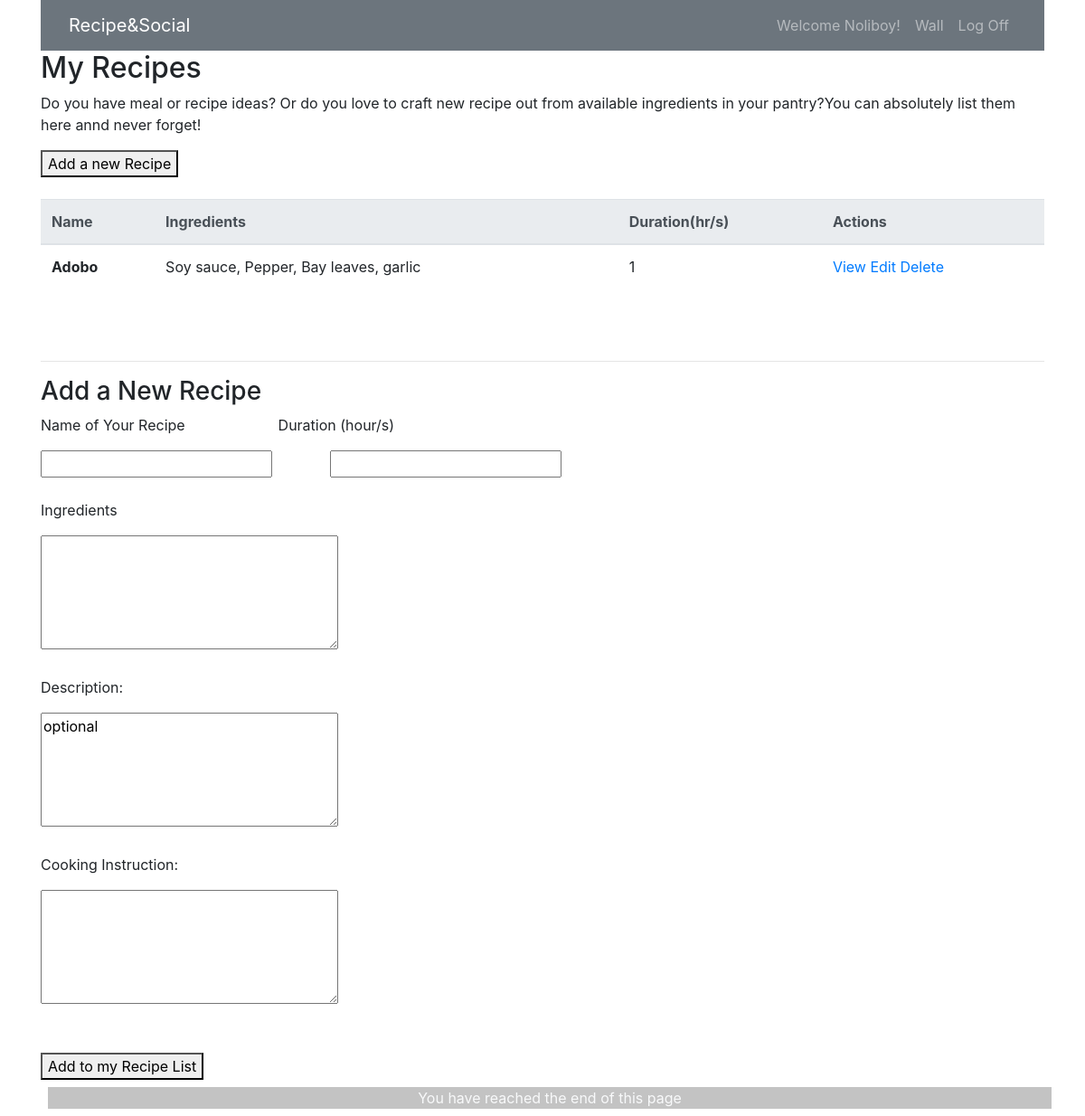
The app's page /recipes (signed in) with its own data.
### recipeandsocial_app/models.py (models this page shows, shortened)
class User(models.Model):
  first_name = models.CharField(max_length=45)
  last_name = models.CharField(max_length=45)
  email = models.EmailField(unique=True)
  password = models.CharField(max_length=255)
  created_at = models.DateTimeField(auto_now_add=True, null=True)
  updated_at = models.DateTimeField(auto_now=True, null=True)
  objects = UserManager()

class Recipe(models.Model):
  recipe_name = models.CharField(max_length=255)
  ingredients = models.CharField(max_length=255)
  cooking_instruction = models.TextField(max_length=2000)
  desc = models.TextField()
  duration = models.IntegerField()
  user = models.ForeignKey(User, related_name="recipes", on_delete=models.CASCADE)
  created_at = models.DateTimeField(auto_now_add=True, null=True)
  updated_at = models.DateTimeField(auto_now=True, null=True)
  likes = models.ManyToManyField(User, related_name="likes")
  objects = RecipeManager()

### recipeandsocial_app/views.py (the view)
# urls.py: path('recipes', views.recipes),
def recipes(request):
    if 'user_id' not in request.session:
        return HttpResponse("<h1>You must be <a href = '/login'>logged in</a> to get to your account</h1>")
    user = User.objects.get(id=request.session['user_id'])
    recipes = Recipe.objects.all()
    context = {
        "user": user,
        "recipes": recipes,
    }
    return render(request, 'list.html', context)

### recipeandsocial_app/templates/list.html (shortened to what this page needs)
<!DOCTYPE html>
<html lang="en">
<head>
    <link rel="stylesheet" href="https://maxcdn.bootstrapcdn.com/bootstrap/4.0.0/css/bootstrap.min.css"
>
</head>
<body>
    <div class="container mx-auto">
        <nav class="navbar navbar-expand-sm bg-secondary navbar-dark">
            <div class="col-sm-4 col-md-4">
                <a class="navbar-brand" href="/recipes">Recipe&Social</a>
            </div>
            <div class="col">
                <ul class="navbar-nav float-sm-right">
                    <li class="nav-item">
                        <a class="nav-link" href="#"> Welcome {{ user.first_name }}!</a>
                    </li>
                    <li class="nav-item">
                        <a class="nav-link" href="/recipes/wall">Wall</a>
                    </li>
                    <li class="nav-item">
                        <a class="nav-link" href="/logout">Log Off</a>
                    </li>
                </ul>
            </div>
        </nav>
        <h2>My Recipes</h2>
        <p>Do you have meal or recipe ideas? Or do you love to craft new recipe out from available ingredients in your pantry?You can absolutely list them here annd never forget!</p>
        <form action ="#addRecipe">
        <button>Add a new Recipe</button><br><br>
        </form>
        <table class = "table">
            <thead class="thead-light">
                <tr>
                    <th>Name</th>
                    <th>Ingredients</th>
                    <th>Duration(hr/s)</th>
                    <th>Actions</th>
                </tr>
            </thead>
            <tbody>
                {% for recipe in recipes %}
                    {% if request.session.user_id == recipe.user.id %}
                <tr>
                    <td><strong>{{ recipe.recipe_name }}</strong><br></td>
                    <td>{{ recipe.ingredients }}</td>
                    <td>{{ recipe.duration }}</td>
                    <td><a href="/recipes/{{ recipe.id }}">View  </a>
                        <a href="/recipes/{{ recipe.id }}/edit">Edit </a>
                        <a href="/recipes/{{ recipe.id }}/destroy">Delete</a></td>
                </tr>
                {% endif %} {% endfor %}
            </tbody>
        </table><br><br>
        <hr>
        <h3 id = "addRecipe"> Add a New Recipe </h3>
        <form action="/add-recipe" method="post">
            <p>Name of Your Recipe &emsp13; &emsp13; &emsp13; &emsp13; &emsp13; &emsp13; &emsp13; &emsp13; &emsp13; &emsp13; Duration (hour/s)</p>
            <input type="text" name="recipe_name" /> &emsp13; &emsp13; &emsp13; &emsp13; &emsp13; &emsp13;
            <input type="number" name="duration"/><br><br>
            <p>Ingredients </p>
            <textarea name="ingredients" cols="30" rows="5"></textarea><br><br>
            <p>Description: </p><textarea name="desc" cols="30" rows="5">optional</textarea><br><br>
            <p>Cooking Instruction: </p><textarea name="steps" cols="30" rows="5"></textarea><br><br>
            <br>
            <button>Add to my Recipe List</button>
        </form>
        <div class="container-fluid text-center text-light m-2" style= "background-color:rgb(195 195 195);">You have reached the end of this page</div>
    </div>
</body>
</html>

### records on screen
User: first_name "Noliboy"
Recipe: recipe_name "Adobo", ingredients "Soy sauce, Pepper, Bay leaves, garlic", duration "1"
